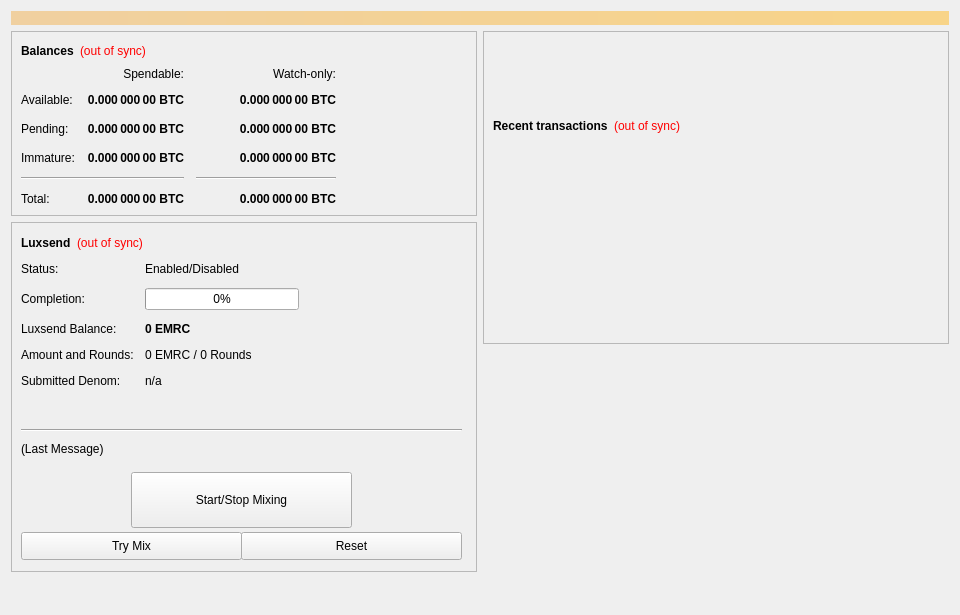
<?xml version="1.0" encoding="UTF-8"?>
<ui version="4.0">
 <class>OverviewPage</class>
 <widget class="QWidget" name="OverviewPage">
  <property name="geometry">
   <rect>
    <x>0</x>
    <y>0</y>
    <width>960</width>
    <height>615</height>
   </rect>
  </property>
  <property name="minimumSize">
   <size>
    <width>960</width>
    <height>0</height>
   </size>
  </property>
  <property name="windowTitle">
   <string>Form</string>
  </property>
  <layout class="QVBoxLayout" name="topLayout">
   <item>
    <widget class="QLabel" name="labelAlerts">
     <property name="visible">
      <bool>false</bool>
     </property>
     <property name="styleSheet">
      <string notr="true">background-color: qlineargradient(x1: 0, y1: 0, x2: 1, y2: 0, stop:0 #F0D0A0, stop:1 #F8D488); color:#000000;</string>
     </property>
     <property name="wordWrap">
      <bool>true</bool>
     </property>
     <property name="margin">
      <number>3</number>
     </property>
    </widget>
   </item>
   <item>
    <layout class="QHBoxLayout" name="horizontalLayout" stretch="1,1">
     <item>
      <layout class="QVBoxLayout" name="verticalLayout_2">
       <item>
        <widget class="QFrame" name="frame">
         <property name="frameShape">
          <enum>QFrame::StyledPanel</enum>
         </property>
         <property name="frameShadow">
          <enum>QFrame::Raised</enum>
         </property>
         <layout class="QVBoxLayout" name="verticalLayout_4">
          <item>
           <layout class="QHBoxLayout" name="horizontalLayout_4">
            <item>
             <widget class="QLabel" name="label_5">
              <property name="font">
               <font>
                <weight>75</weight>
                <bold>true</bold>
               </font>
              </property>
              <property name="text">
               <string>Balances</string>
              </property>
             </widget>
            </item>
            <item>
             <widget class="QLabel" name="labelWalletStatus">
              <property name="cursor">
               <cursorShape>WhatsThisCursor</cursorShape>
              </property>
              <property name="toolTip">
               <string>The displayed information may be out of date. Your wallet automatically synchronizes with the EMRC network after a connection is established, but this process has not completed yet.</string>
              </property>
              <property name="styleSheet">
               <string notr="true">QLabel { color: red; }</string>
              </property>
              <property name="text">
               <string notr="true">(out of sync)</string>
              </property>
              <property name="alignment">
               <set>Qt::AlignLeading|Qt::AlignLeft|Qt::AlignVCenter</set>
              </property>
             </widget>
            </item>
            <item>
             <spacer name="horizontalSpacer_3">
              <property name="orientation">
               <enum>Qt::Horizontal</enum>
              </property>
              <property name="sizeHint" stdset="0">
               <size>
                <width>40</width>
                <height>20</height>
               </size>
              </property>
             </spacer>
            </item>
           </layout>
          </item>
          <item>
           <layout class="QGridLayout" name="gridLayout">
            <property name="spacing">
             <number>12</number>
            </property>
            <item row="2" column="2">
             <widget class="QLabel" name="labelWatchPending">
              <property name="font">
               <font>
                <weight>75</weight>
                <bold>true</bold>
               </font>
              </property>
              <property name="cursor">
               <cursorShape>IBeamCursor</cursorShape>
              </property>
              <property name="toolTip">
               <string>Unconfirmed transactions to watch-only addresses</string>
              </property>
              <property name="text">
               <string notr="true">0.000 000 00 BTC</string>
              </property>
              <property name="alignment">
               <set>Qt::AlignRight|Qt::AlignTrailing|Qt::AlignVCenter</set>
              </property>
              <property name="textInteractionFlags">
               <set>Qt::LinksAccessibleByMouse|Qt::TextSelectableByKeyboard|Qt::TextSelectableByMouse</set>
              </property>
             </widget>
            </item>
            <item row="2" column="1">
             <widget class="QLabel" name="labelUnconfirmed">
              <property name="font">
               <font>
                <weight>75</weight>
                <bold>true</bold>
               </font>
              </property>
              <property name="cursor">
               <cursorShape>IBeamCursor</cursorShape>
              </property>
              <property name="toolTip">
               <string>Total of transactions that have yet to be confirmed, and do not yet count toward the spendable balance</string>
              </property>
              <property name="text">
               <string notr="true">0.000 000 00 BTC</string>
              </property>
              <property name="alignment">
               <set>Qt::AlignRight|Qt::AlignTrailing|Qt::AlignVCenter</set>
              </property>
              <property name="textInteractionFlags">
               <set>Qt::LinksAccessibleByMouse|Qt::TextSelectableByKeyboard|Qt::TextSelectableByMouse</set>
              </property>
             </widget>
            </item>
            <item row="3" column="2">
             <widget class="QLabel" name="labelWatchImmature">
              <property name="font">
               <font>
                <weight>75</weight>
                <bold>true</bold>
               </font>
              </property>
              <property name="cursor">
               <cursorShape>IBeamCursor</cursorShape>
              </property>
              <property name="toolTip">
               <string>Staked or masternode rewards in watch-only addresses that has not yet matured</string>
              </property>
              <property name="text">
               <string notr="true">0.000 000 00 BTC</string>
              </property>
              <property name="alignment">
               <set>Qt::AlignRight|Qt::AlignTrailing|Qt::AlignVCenter</set>
              </property>
              <property name="textInteractionFlags">
               <set>Qt::LinksAccessibleByMouse|Qt::TextSelectableByKeyboard|Qt::TextSelectableByMouse</set>
              </property>
             </widget>
            </item>
            <item row="4" column="0" colspan="2">
             <widget class="Line" name="lineSpendableBalance">
              <property name="orientation">
               <enum>Qt::Horizontal</enum>
              </property>
             </widget>
            </item>
            <item row="4" column="2">
             <widget class="Line" name="lineWatchBalance">
              <property name="sizePolicy">
               <sizepolicy hsizetype="Preferred" vsizetype="Fixed">
                <horstretch>0</horstretch>
                <verstretch>0</verstretch>
               </sizepolicy>
              </property>
              <property name="minimumSize">
               <size>
                <width>140</width>
                <height>0</height>
               </size>
              </property>
              <property name="orientation">
               <enum>Qt::Horizontal</enum>
              </property>
             </widget>
            </item>
            <item row="5" column="0">
             <widget class="QLabel" name="labelTotalText">
              <property name="text">
               <string>Total:</string>
              </property>
             </widget>
            </item>
            <item row="3" column="1">
             <widget class="QLabel" name="labelImmature">
              <property name="font">
               <font>
                <weight>75</weight>
                <bold>true</bold>
               </font>
              </property>
              <property name="cursor">
               <cursorShape>IBeamCursor</cursorShape>
              </property>
              <property name="toolTip">
               <string>Staked or masternode rewards that has not yet matured</string>
              </property>
              <property name="text">
               <string notr="true">0.000 000 00 BTC</string>
              </property>
              <property name="alignment">
               <set>Qt::AlignRight|Qt::AlignTrailing|Qt::AlignVCenter</set>
              </property>
              <property name="textInteractionFlags">
               <set>Qt::LinksAccessibleByMouse|Qt::TextSelectableByKeyboard|Qt::TextSelectableByMouse</set>
              </property>
             </widget>
            </item>
            <item row="2" column="3">
             <spacer name="horizontalSpacer_2">
              <property name="orientation">
               <enum>Qt::Horizontal</enum>
              </property>
              <property name="sizeHint" stdset="0">
               <size>
                <width>40</width>
                <height>20</height>
               </size>
              </property>
             </spacer>
            </item>
            <item row="3" column="0">
             <widget class="QLabel" name="labelImmatureText">
              <property name="text">
               <string>Immature:</string>
              </property>
             </widget>
            </item>
            <item row="5" column="1">
             <widget class="QLabel" name="labelTotal">
              <property name="font">
               <font>
                <weight>75</weight>
                <bold>true</bold>
               </font>
              </property>
              <property name="cursor">
               <cursorShape>IBeamCursor</cursorShape>
              </property>
              <property name="toolTip">
               <string>Your current total balance</string>
              </property>
              <property name="text">
               <string notr="true">0.000 000 00 BTC</string>
              </property>
              <property name="alignment">
               <set>Qt::AlignRight|Qt::AlignTrailing|Qt::AlignVCenter</set>
              </property>
              <property name="textInteractionFlags">
               <set>Qt::LinksAccessibleByMouse|Qt::TextSelectableByKeyboard|Qt::TextSelectableByMouse</set>
              </property>
             </widget>
            </item>
            <item row="5" column="2">
             <widget class="QLabel" name="labelWatchTotal">
              <property name="font">
               <font>
                <weight>75</weight>
                <bold>true</bold>
               </font>
              </property>
              <property name="cursor">
               <cursorShape>IBeamCursor</cursorShape>
              </property>
              <property name="toolTip">
               <string>Current total balance in watch-only addresses</string>
              </property>
              <property name="text">
               <string notr="true">0.000 000 00 BTC</string>
              </property>
              <property name="alignment">
               <set>Qt::AlignRight|Qt::AlignTrailing|Qt::AlignVCenter</set>
              </property>
              <property name="textInteractionFlags">
               <set>Qt::LinksAccessibleByMouse|Qt::TextSelectableByKeyboard|Qt::TextSelectableByMouse</set>
              </property>
             </widget>
            </item>
            <item row="0" column="2">
             <widget class="QLabel" name="labelWatchonly">
              <property name="text">
               <string>Watch-only:</string>
              </property>
              <property name="alignment">
               <set>Qt::AlignRight|Qt::AlignTrailing|Qt::AlignVCenter</set>
              </property>
             </widget>
            </item>
            <item row="1" column="0">
             <widget class="QLabel" name="labelBalanceText">
              <property name="text">
               <string>Available:</string>
              </property>
             </widget>
            </item>
            <item row="1" column="1">
             <widget class="QLabel" name="labelBalance">
              <property name="font">
               <font>
                <weight>75</weight>
                <bold>true</bold>
               </font>
              </property>
              <property name="cursor">
               <cursorShape>IBeamCursor</cursorShape>
              </property>
              <property name="toolTip">
               <string>Your current spendable balance</string>
              </property>
              <property name="text">
               <string notr="true">0.000 000 00 BTC</string>
              </property>
              <property name="alignment">
               <set>Qt::AlignRight|Qt::AlignTrailing|Qt::AlignVCenter</set>
              </property>
              <property name="textInteractionFlags">
               <set>Qt::LinksAccessibleByMouse|Qt::TextSelectableByKeyboard|Qt::TextSelectableByMouse</set>
              </property>
             </widget>
            </item>
            <item row="1" column="2">
             <widget class="QLabel" name="labelWatchAvailable">
              <property name="font">
               <font>
                <weight>75</weight>
                <bold>true</bold>
               </font>
              </property>
              <property name="cursor">
               <cursorShape>IBeamCursor</cursorShape>
              </property>
              <property name="toolTip">
               <string>Your current balance in watch-only addresses</string>
              </property>
              <property name="text">
               <string notr="true">0.000 000 00 BTC</string>
              </property>
              <property name="alignment">
               <set>Qt::AlignRight|Qt::AlignTrailing|Qt::AlignVCenter</set>
              </property>
              <property name="textInteractionFlags">
               <set>Qt::LinksAccessibleByMouse|Qt::TextSelectableByKeyboard|Qt::TextSelectableByMouse</set>
              </property>
             </widget>
            </item>
            <item row="2" column="0">
             <widget class="QLabel" name="labelPendingText">
              <property name="text">
               <string>Pending:</string>
              </property>
             </widget>
            </item>
            <item row="0" column="1">
             <widget class="QLabel" name="labelSpendable">
              <property name="text">
               <string>Spendable:</string>
              </property>
              <property name="alignment">
               <set>Qt::AlignRight|Qt::AlignTrailing|Qt::AlignVCenter</set>
              </property>
             </widget>
            </item>
           </layout>
          </item>
         </layout>
        </widget>
       </item>
       <item>
        <widget class="QFrame" name="frameDarksend">
         <property name="minimumSize">
          <size>
           <width>0</width>
           <height>350</height>
          </size>
         </property>
         <property name="layoutDirection">
          <enum>Qt::LeftToRight</enum>
         </property>
         <property name="frameShape">
          <enum>QFrame::StyledPanel</enum>
         </property>
         <property name="frameShadow">
          <enum>QFrame::Raised</enum>
         </property>
         <widget class="QWidget" name="formLayoutWidget">
          <property name="geometry">
           <rect>
            <x>10</x>
            <y>40</y>
            <width>451</width>
            <height>161</height>
           </rect>
          </property>
          <layout class="QFormLayout" name="formLayout">
           <property name="fieldGrowthPolicy">
            <enum>QFormLayout::AllNonFixedFieldsGrow</enum>
           </property>
           <property name="horizontalSpacing">
            <number>11</number>
           </property>
           <property name="verticalSpacing">
            <number>12</number>
           </property>
           <item row="0" column="0">
            <widget class="QLabel" name="label_6">
             <property name="text">
              <string>Status:</string>
             </property>
            </widget>
           </item>
           <item row="1" column="0">
            <widget class="QLabel" name="label_7">
             <property name="text">
              <string>Completion:</string>
             </property>
            </widget>
           </item>
           <item row="1" column="1">
            <widget class="QProgressBar" name="darksendProgress">
             <property name="maximumSize">
              <size>
               <width>154</width>
               <height>16777215</height>
              </size>
             </property>
             <property name="value">
              <number>0</number>
             </property>
            </widget>
           </item>
           <item row="2" column="0">
            <widget class="QLabel" name="labelAnonymizedText">
             <property name="text">
              <string>Luxsend Balance:</string>
             </property>
            </widget>
           </item>
           <item row="2" column="1">
            <widget class="QLabel" name="labelAnonymized">
             <property name="font">
              <font>
               <weight>75</weight>
               <bold>true</bold>
              </font>
             </property>
             <property name="text">
              <string notr="true">0 EMRC</string>
             </property>
            </widget>
           </item>
           <item row="3" column="0">
            <widget class="QLabel" name="label_8">
             <property name="text">
              <string>Amount and Rounds:</string>
             </property>
            </widget>
           </item>
           <item row="3" column="1">
            <widget class="QLabel" name="labelAmountRounds">
             <property name="text">
              <string>0 EMRC / 0 Rounds</string>
             </property>
            </widget>
           </item>
           <item row="4" column="0">
            <widget class="QLabel" name="label_9">
             <property name="text">
              <string>Submitted Denom:</string>
             </property>
            </widget>
           </item>
           <item row="4" column="1">
            <widget class="QLabel" name="labelSubmittedDenom">
             <property name="toolTip">
              <string>The denominations you submitted to the Masternode.&lt;br&gt;To mix, other users must submit the exact same denominations.</string>
             </property>
             <property name="text">
              <string>n/a</string>
             </property>
            </widget>
           </item>
           <item row="0" column="1">
            <widget class="QLabel" name="DarksendEnabled">
             <property name="text">
              <string>Enabled/Disabled</string>
             </property>
            </widget>
           </item>
          </layout>
         </widget>
         <widget class="QPushButton" name="runAutoDenom">
          <property name="geometry">
           <rect>
            <x>251</x>
            <y>17</y>
            <width>1</width>
            <height>1</height>
           </rect>
          </property>
          <property name="palette">
           <palette>
            <active>
             <colorrole role="WindowText">
              <brush brushstyle="SolidPattern">
               <color alpha="255">
                <red>0</red>
                <green>0</green>
                <blue>0</blue>
               </color>
              </brush>
             </colorrole>
             <colorrole role="Button">
              <brush brushstyle="SolidPattern">
               <color alpha="255">
                <red>239</red>
                <green>238</green>
                <blue>238</blue>
               </color>
              </brush>
             </colorrole>
             <colorrole role="Light">
              <brush brushstyle="SolidPattern">
               <color alpha="255">
                <red>255</red>
                <green>255</green>
                <blue>255</blue>
               </color>
              </brush>
             </colorrole>
             <colorrole role="Midlight">
              <brush brushstyle="SolidPattern">
               <color alpha="255">
                <red>247</red>
                <green>246</green>
                <blue>246</blue>
               </color>
              </brush>
             </colorrole>
             <colorrole role="Dark">
              <brush brushstyle="SolidPattern">
               <color alpha="255">
                <red>119</red>
                <green>119</green>
                <blue>119</blue>
               </color>
              </brush>
             </colorrole>
             <colorrole role="Mid">
              <brush brushstyle="SolidPattern">
               <color alpha="255">
                <red>159</red>
                <green>159</green>
                <blue>159</blue>
               </color>
              </brush>
             </colorrole>
             <colorrole role="Text">
              <brush brushstyle="SolidPattern">
               <color alpha="255">
                <red>0</red>
                <green>0</green>
                <blue>0</blue>
               </color>
              </brush>
             </colorrole>
             <colorrole role="BrightText">
              <brush brushstyle="SolidPattern">
               <color alpha="255">
                <red>255</red>
                <green>255</green>
                <blue>255</blue>
               </color>
              </brush>
             </colorrole>
             <colorrole role="ButtonText">
              <brush brushstyle="SolidPattern">
               <color alpha="255">
                <red>0</red>
                <green>0</green>
                <blue>0</blue>
               </color>
              </brush>
             </colorrole>
             <colorrole role="Base">
              <brush brushstyle="SolidPattern">
               <color alpha="255">
                <red>255</red>
                <green>255</green>
                <blue>255</blue>
               </color>
              </brush>
             </colorrole>
             <colorrole role="Window">
              <brush brushstyle="SolidPattern">
               <color alpha="255">
                <red>239</red>
                <green>238</green>
                <blue>238</blue>
               </color>
              </brush>
             </colorrole>
             <colorrole role="Shadow">
              <brush brushstyle="SolidPattern">
               <color alpha="255">
                <red>0</red>
                <green>0</green>
                <blue>0</blue>
               </color>
              </brush>
             </colorrole>
             <colorrole role="AlternateBase">
              <brush brushstyle="SolidPattern">
               <color alpha="255">
                <red>247</red>
                <green>246</green>
                <blue>246</blue>
               </color>
              </brush>
             </colorrole>
             <colorrole role="ToolTipBase">
              <brush brushstyle="SolidPattern">
               <color alpha="255">
                <red>255</red>
                <green>255</green>
                <blue>220</blue>
               </color>
              </brush>
             </colorrole>
             <colorrole role="ToolTipText">
              <brush brushstyle="SolidPattern">
               <color alpha="255">
                <red>0</red>
                <green>0</green>
                <blue>0</blue>
               </color>
              </brush>
             </colorrole>
            </active>
            <inactive>
             <colorrole role="WindowText">
              <brush brushstyle="SolidPattern">
               <color alpha="255">
                <red>0</red>
                <green>0</green>
                <blue>0</blue>
               </color>
              </brush>
             </colorrole>
             <colorrole role="Button">
              <brush brushstyle="SolidPattern">
               <color alpha="255">
                <red>239</red>
                <green>238</green>
                <blue>238</blue>
               </color>
              </brush>
             </colorrole>
             <colorrole role="Light">
              <brush brushstyle="SolidPattern">
               <color alpha="255">
                <red>255</red>
                <green>255</green>
                <blue>255</blue>
               </color>
              </brush>
             </colorrole>
             <colorrole role="Midlight">
              <brush brushstyle="SolidPattern">
               <color alpha="255">
                <red>247</red>
                <green>246</green>
                <blue>246</blue>
               </color>
              </brush>
             </colorrole>
             <colorrole role="Dark">
              <brush brushstyle="SolidPattern">
               <color alpha="255">
                <red>119</red>
                <green>119</green>
                <blue>119</blue>
               </color>
              </brush>
             </colorrole>
             <colorrole role="Mid">
              <brush brushstyle="SolidPattern">
               <color alpha="255">
                <red>159</red>
                <green>159</green>
                <blue>159</blue>
               </color>
              </brush>
             </colorrole>
             <colorrole role="Text">
              <brush brushstyle="SolidPattern">
               <color alpha="255">
                <red>0</red>
                <green>0</green>
                <blue>0</blue>
               </color>
              </brush>
             </colorrole>
             <colorrole role="BrightText">
              <brush brushstyle="SolidPattern">
               <color alpha="255">
                <red>255</red>
                <green>255</green>
                <blue>255</blue>
               </color>
              </brush>
             </colorrole>
             <colorrole role="ButtonText">
              <brush brushstyle="SolidPattern">
               <color alpha="255">
                <red>0</red>
                <green>0</green>
                <blue>0</blue>
               </color>
              </brush>
             </colorrole>
             <colorrole role="Base">
              <brush brushstyle="SolidPattern">
               <color alpha="255">
                <red>255</red>
                <green>255</green>
                <blue>255</blue>
               </color>
              </brush>
             </colorrole>
             <colorrole role="Window">
              <brush brushstyle="SolidPattern">
               <color alpha="255">
                <red>239</red>
                <green>238</green>
                <blue>238</blue>
               </color>
              </brush>
             </colorrole>
             <colorrole role="Shadow">
              <brush brushstyle="SolidPattern">
               <color alpha="255">
                <red>0</red>
                <green>0</green>
                <blue>0</blue>
               </color>
              </brush>
             </colorrole>
             <colorrole role="AlternateBase">
              <brush brushstyle="SolidPattern">
               <color alpha="255">
                <red>247</red>
                <green>246</green>
                <blue>246</blue>
               </color>
              </brush>
             </colorrole>
             <colorrole role="ToolTipBase">
              <brush brushstyle="SolidPattern">
               <color alpha="255">
                <red>255</red>
                <green>255</green>
                <blue>220</blue>
               </color>
              </brush>
             </colorrole>
             <colorrole role="ToolTipText">
              <brush brushstyle="SolidPattern">
               <color alpha="255">
                <red>0</red>
                <green>0</green>
                <blue>0</blue>
               </color>
              </brush>
             </colorrole>
            </inactive>
            <disabled>
             <colorrole role="WindowText">
              <brush brushstyle="SolidPattern">
               <color alpha="255">
                <red>119</red>
                <green>119</green>
                <blue>119</blue>
               </color>
              </brush>
             </colorrole>
             <colorrole role="Button">
              <brush brushstyle="SolidPattern">
               <color alpha="255">
                <red>239</red>
                <green>238</green>
                <blue>238</blue>
               </color>
              </brush>
             </colorrole>
             <colorrole role="Light">
              <brush brushstyle="SolidPattern">
               <color alpha="255">
                <red>255</red>
                <green>255</green>
                <blue>255</blue>
               </color>
              </brush>
             </colorrole>
             <colorrole role="Midlight">
              <brush brushstyle="SolidPattern">
               <color alpha="255">
                <red>247</red>
                <green>246</green>
                <blue>246</blue>
               </color>
              </brush>
             </colorrole>
             <colorrole role="Dark">
              <brush brushstyle="SolidPattern">
               <color alpha="255">
                <red>119</red>
                <green>119</green>
                <blue>119</blue>
               </color>
              </brush>
             </colorrole>
             <colorrole role="Mid">
              <brush brushstyle="SolidPattern">
               <color alpha="255">
                <red>159</red>
                <green>159</green>
                <blue>159</blue>
               </color>
              </brush>
             </colorrole>
             <colorrole role="Text">
              <brush brushstyle="SolidPattern">
               <color alpha="255">
                <red>119</red>
                <green>119</green>
                <blue>119</blue>
               </color>
              </brush>
             </colorrole>
             <colorrole role="BrightText">
              <brush brushstyle="SolidPattern">
               <color alpha="255">
                <red>255</red>
                <green>255</green>
                <blue>255</blue>
               </color>
              </brush>
             </colorrole>
             <colorrole role="ButtonText">
              <brush brushstyle="SolidPattern">
               <color alpha="255">
                <red>119</red>
                <green>119</green>
                <blue>119</blue>
               </color>
              </brush>
             </colorrole>
             <colorrole role="Base">
              <brush brushstyle="SolidPattern">
               <color alpha="255">
                <red>239</red>
                <green>238</green>
                <blue>238</blue>
               </color>
              </brush>
             </colorrole>
             <colorrole role="Window">
              <brush brushstyle="SolidPattern">
               <color alpha="255">
                <red>239</red>
                <green>238</green>
                <blue>238</blue>
               </color>
              </brush>
             </colorrole>
             <colorrole role="Shadow">
              <brush brushstyle="SolidPattern">
               <color alpha="255">
                <red>0</red>
                <green>0</green>
                <blue>0</blue>
               </color>
              </brush>
             </colorrole>
             <colorrole role="AlternateBase">
              <brush brushstyle="SolidPattern">
               <color alpha="255">
                <red>239</red>
                <green>238</green>
                <blue>238</blue>
               </color>
              </brush>
             </colorrole>
             <colorrole role="ToolTipBase">
              <brush brushstyle="SolidPattern">
               <color alpha="255">
                <red>255</red>
                <green>255</green>
                <blue>220</blue>
               </color>
              </brush>
             </colorrole>
             <colorrole role="ToolTipText">
              <brush brushstyle="SolidPattern">
               <color alpha="255">
                <red>0</red>
                <green>0</green>
                <blue>0</blue>
               </color>
              </brush>
             </colorrole>
            </disabled>
           </palette>
          </property>
          <property name="focusPolicy">
           <enum>Qt::NoFocus</enum>
          </property>
          <property name="autoFillBackground">
           <bool>true</bool>
          </property>
          <property name="text">
           <string/>
          </property>
          <property name="flat">
           <bool>true</bool>
          </property>
         </widget>
         <widget class="QPushButton" name="toggleDarksend">
          <property name="geometry">
           <rect>
            <x>120</x>
            <y>250</y>
            <width>221</width>
            <height>56</height>
           </rect>
          </property>
          <property name="sizePolicy">
           <sizepolicy hsizetype="MinimumExpanding" vsizetype="Fixed">
            <horstretch>0</horstretch>
            <verstretch>0</verstretch>
           </sizepolicy>
          </property>
          <property name="text">
           <string>Start/Stop Mixing</string>
          </property>
         </widget>
         <widget class="Line" name="lineLastMessage">
          <property name="geometry">
           <rect>
            <x>10</x>
            <y>200</y>
            <width>441</width>
            <height>16</height>
           </rect>
          </property>
          <property name="orientation">
           <enum>Qt::Horizontal</enum>
          </property>
         </widget>
         <widget class="QLabel" name="DarksendStatus">
          <property name="geometry">
           <rect>
            <x>10</x>
            <y>220</y>
            <width>451</width>
            <height>61</height>
           </rect>
          </property>
          <property name="minimumSize">
           <size>
            <width>288</width>
            <height>43</height>
           </size>
          </property>
          <property name="text">
           <string>(Last Message)</string>
          </property>
          <property name="alignment">
           <set>Qt::AlignLeading|Qt::AlignLeft|Qt::AlignTop</set>
          </property>
          <property name="wordWrap">
           <bool>true</bool>
          </property>
         </widget>
         <widget class="QPushButton" name="darksendAuto">
          <property name="geometry">
           <rect>
            <x>10</x>
            <y>310</y>
            <width>221</width>
            <height>28</height>
           </rect>
          </property>
          <property name="sizePolicy">
           <sizepolicy hsizetype="MinimumExpanding" vsizetype="Fixed">
            <horstretch>0</horstretch>
            <verstretch>0</verstretch>
           </sizepolicy>
          </property>
          <property name="toolTip">
           <string>Try to manually submit a Darksend request.</string>
          </property>
          <property name="text">
           <string>Try Mix</string>
          </property>
         </widget>
         <widget class="QPushButton" name="darksendReset">
          <property name="geometry">
           <rect>
            <x>230</x>
            <y>310</y>
            <width>221</width>
            <height>28</height>
           </rect>
          </property>
          <property name="sizePolicy">
           <sizepolicy hsizetype="MinimumExpanding" vsizetype="Fixed">
            <horstretch>0</horstretch>
            <verstretch>0</verstretch>
           </sizepolicy>
          </property>
          <property name="toolTip">
           <string>Reset the current status of Darksend (can interrupt Darksend if it's in the process of Mixing, which can cost you money!)</string>
          </property>
          <property name="autoFillBackground">
           <bool>false</bool>
          </property>
          <property name="text">
           <string>Reset</string>
          </property>
         </widget>
         <widget class="QWidget" name="layoutWidget">
          <property name="geometry">
           <rect>
            <x>10</x>
            <y>10</y>
            <width>431</width>
            <height>22</height>
           </rect>
          </property>
          <layout class="QHBoxLayout" name="horizontalLayout_5">
           <item>
            <widget class="QLabel" name="label_2">
             <property name="font">
              <font>
               <weight>75</weight>
               <bold>true</bold>
              </font>
             </property>
             <property name="text">
              <string>Luxsend</string>
             </property>
            </widget>
           </item>
           <item>
            <widget class="QLabel" name="labelDarksendSyncStatus">
             <property name="toolTip">
              <string>The displayed information may be out of date. Your wallet automatically synchronizes with the EMRC network after a connection is established, but this process has not completed yet.</string>
             </property>
             <property name="styleSheet">
              <string notr="true">QLabel { color: red; }</string>
             </property>
             <property name="text">
              <string notr="true">(out of sync)</string>
             </property>
             <property name="alignment">
              <set>Qt::AlignLeading|Qt::AlignLeft|Qt::AlignVCenter</set>
             </property>
            </widget>
           </item>
           <item>
            <spacer name="horizontalSpacer_4">
             <property name="orientation">
              <enum>Qt::Horizontal</enum>
             </property>
             <property name="sizeHint" stdset="0">
              <size>
               <width>40</width>
               <height>20</height>
              </size>
             </property>
            </spacer>
           </item>
          </layout>
         </widget>
        </widget>
       </item>
       <item>
        <spacer name="verticalSpacer">
         <property name="orientation">
          <enum>Qt::Vertical</enum>
         </property>
         <property name="sizeHint" stdset="0">
          <size>
           <width>20</width>
           <height>40</height>
          </size>
         </property>
        </spacer>
       </item>
      </layout>
     </item>
     <item>
      <layout class="QVBoxLayout" name="verticalLayout_3">
       <item>
        <widget class="QFrame" name="frame_2">
         <property name="frameShape">
          <enum>QFrame::StyledPanel</enum>
         </property>
         <property name="frameShadow">
          <enum>QFrame::Raised</enum>
         </property>
         <layout class="QVBoxLayout" name="verticalLayout">
          <item>
           <spacer name="verticalSpacer_3">
            <property name="orientation">
             <enum>Qt::Vertical</enum>
            </property>
            <property name="sizeType">
             <enum>QSizePolicy::Fixed</enum>
            </property>
            <property name="sizeHint" stdset="0">
             <size>
              <width>20</width>
              <height>75</height>
             </size>
            </property>
           </spacer>
          </item>
          <item>
           <layout class="QHBoxLayout" name="horizontalLayout_2">
            <item>
             <widget class="QLabel" name="label_4">
              <property name="font">
               <font>
                <weight>75</weight>
                <bold>true</bold>
               </font>
              </property>
              <property name="text">
               <string>Recent transactions</string>
              </property>
             </widget>
            </item>
            <item>
             <widget class="QLabel" name="labelTransactionsStatus">
              <property name="cursor">
               <cursorShape>WhatsThisCursor</cursorShape>
              </property>
              <property name="toolTip">
               <string>The displayed information may be out of date. Your wallet automatically synchronizes with the EMRC network after a connection is established, but this process has not completed yet.</string>
              </property>
              <property name="styleSheet">
               <string notr="true">QLabel { color: red; }</string>
              </property>
              <property name="text">
               <string notr="true">(out of sync)</string>
              </property>
              <property name="alignment">
               <set>Qt::AlignRight|Qt::AlignTrailing|Qt::AlignVCenter</set>
              </property>
             </widget>
            </item>
            <item>
             <spacer name="horizontalSpacer">
              <property name="orientation">
               <enum>Qt::Horizontal</enum>
              </property>
              <property name="sizeHint" stdset="0">
               <size>
                <width>40</width>
                <height>20</height>
               </size>
              </property>
             </spacer>
            </item>
           </layout>
          </item>
          <item>
           <widget class="QListView" name="listTransactions">
            <property name="styleSheet">
             <string notr="true">QListView { background: transparent; }</string>
            </property>
            <property name="frameShape">
             <enum>QFrame::NoFrame</enum>
            </property>
            <property name="verticalScrollBarPolicy">
             <enum>Qt::ScrollBarAlwaysOff</enum>
            </property>
            <property name="horizontalScrollBarPolicy">
             <enum>Qt::ScrollBarAlwaysOff</enum>
            </property>
            <property name="selectionMode">
             <enum>QAbstractItemView::NoSelection</enum>
            </property>
           </widget>
          </item>
         </layout>
        </widget>
       </item>
       <item>
        <spacer name="verticalSpacer_2">
         <property name="orientation">
          <enum>Qt::Vertical</enum>
         </property>
         <property name="sizeType">
          <enum>QSizePolicy::Expanding</enum>
         </property>
         <property name="sizeHint" stdset="0">
          <size>
           <width>20</width>
           <height>40</height>
          </size>
         </property>
        </spacer>
       </item>
      </layout>
     </item>
    </layout>
   </item>
  </layout>
 </widget>
 <resources/>
 <connections/>
</ui>
